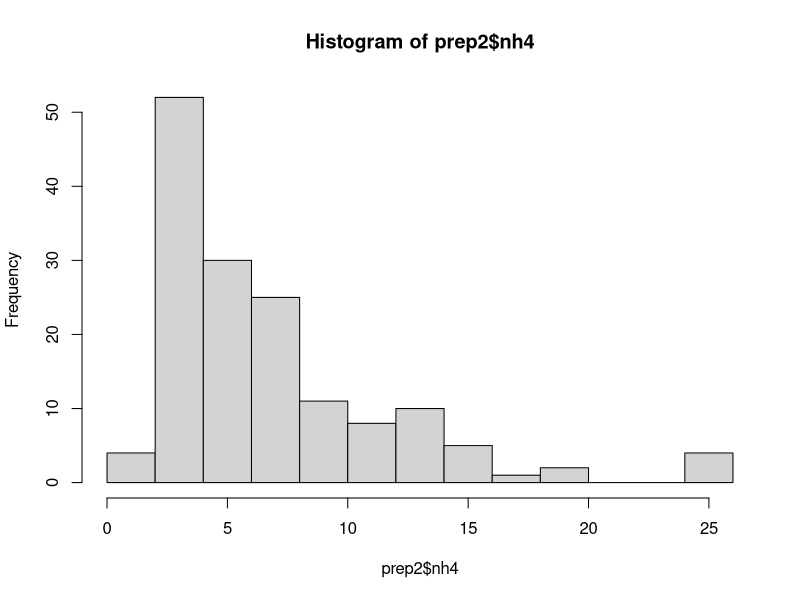
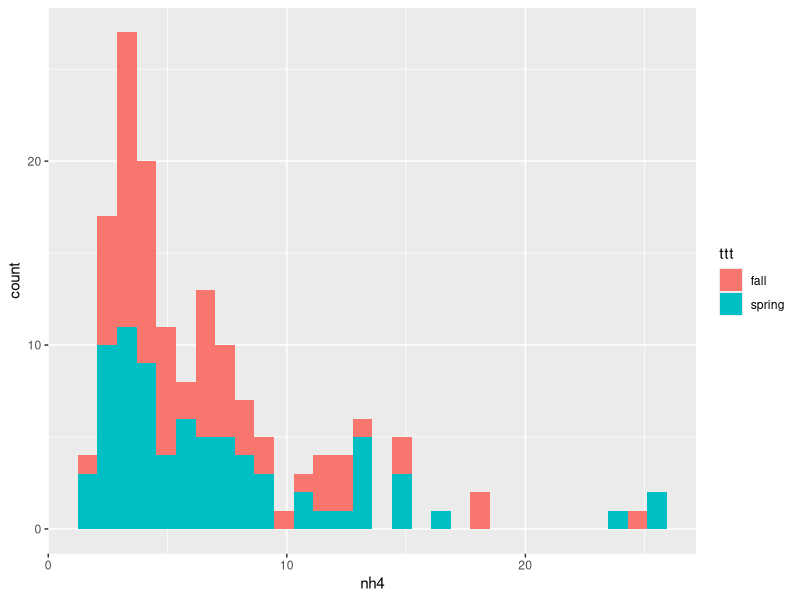
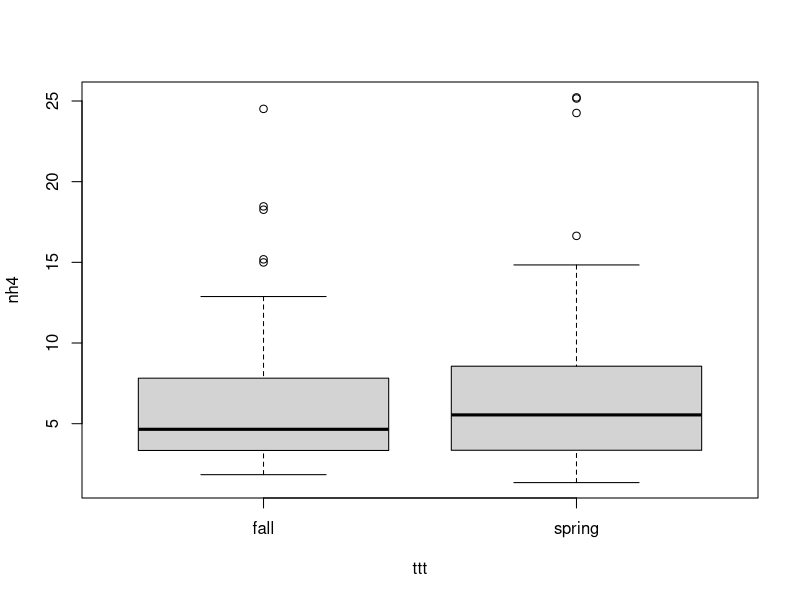

Generate these figures, in order, with R: (Note: this script raises an error after producing the figures.)
#These will aid in developing various plot.


#Data exploration
#Histograms
#Box plot
#Bar plot
#Linepoint plot
#Descriptive Stats

library(tidyverse)
library(psych)
library(ggplot2)
library(plyr)
library(knitr)
library(lubridate)

getwd()
setwd("H:/My Drive/02EnvirExchNetwkGrant/ENGrantDueProducts/EN_R_DataSources")


prep<-read.csv (file ="SoilN.csv",
                header = TRUE, 
                sep = ",")
glimpse(prep)
prep$date <- mdy(prep$date)
class(prep$date)

prep2 <- prep 


# Some quick plots to visualize data

#Histogram

histogram1 <- hist(prep2$nh4, col = "lightgray") #Histogram showing distrobution of all data

histogram2 <- ggplot(prep2, aes(nh4, fill=ttt))+
                geom_histogram()

histogram2

#BoxPlots

box1 <- boxplot(nh4 ~ ttt, data = prep2) #Basic boxplot. Grouped by ttt which is treatment

box2 <- ggplot(prep2,aes(interval, nh4, fill=ttt))+ #ggplot2 Boxplot. Grouped by both depth and ttt
        geom_boxplot(width=.75, outlier.size=3, outlier.shape=21)+
        
        xlab("Depth (cm)")+
        ylab("Nitrate - N" ~ ("mg N L"^-1)~"\n")+
        scale_fill_grey(start=.5, end=1,
                        labels=c("Fall","Spring"),
                        guide_legend(title="Treatment"))
box2

#Some descriptive statistics to assist with upcoming Barplots

prepbar1 <- prep2 %>%

        group_by(ttt) %>%  #First group the data by Month
        dplyr::summarise(N = n(), #specifies that dplyr package should be used, otherwise computer gets confused.
                         #sum = sum(F_atmp),
                         #N    = length(F_atmp),
                         mean = mean(nh4),
                         median = median(nh4),
                         sd   = sd(nh4),
                         se   = sd / sqrt(N) )

prepbar1

prepbar2 <- prep2 %>%
        
        group_by(ttt,interval) %>%  #First group the data by Month
        dplyr::summarise(N = n(), #specifies that dplyr package should be used, otherwise computer gets confused.
                         #sum = sum(F_atmp),
                         #N    = length(F_atmp),
                         mean = mean(nh4),
                         median = median(nh4),
                         sd   = sd(nh4),
                         se   = sd / sqrt(N) )

prepbar2

kable(prepbar2[,c(1:7)], digits=0, caption="Descriptive Stats by Treatment and Depth")

# Independent 2-group t-test (with defaults)
#t.test(log(mgl) ~ ttt, data = prep)

#Barplots with errorbars taken from descriptive statistics

barplot(mean ~ ttt, data=prepbar1)

bar <-ggplot(prepbar2,aes(x=interval, y=mean, fill=ttt))+
        geom_bar(position="dodge", stat="identity", colour="black")+
        geom_errorbar(aes(ymin=mean-se, ymax=mean+se),
                      width=.2, position=position_dodge(0.9))+
        xlab("Interval (Weeks)")+
        ylab("Ammonium - N" ~ ("mg N L"^-1)~"\n")+
        scale_fill_grey(start=.5, end=1,
                        labels=c("Fall","Spring"),
                        guide_legend(title="Treatment"))
bar


mytheme <- theme_bw(base_size = 18, base_family = "")+theme(
        #Panel
        panel.grid.major = element_line(colour = "#E5E5E5"),
        panel.grid.minor = element_line(colour = "#E5E5E5"),
        panel.background = element_rect(fill = NA),
        panel.border = element_rect(colour = "#ADADAD", fill = NA, size=1),
        #Text and Axis
        axis.title.x = element_text(colour="black", face="bold", size=16),
        axis.text.x = element_text(colour="black", size=12),
        axis.title.y = element_text(colour="black", size=16, face="bold",
                                    lineheight = 1.2, angle = 90),
        axis.text.y = element_text(colour="black", size=12),
        plot.title = element_text(colour="black", size=18, face="bold"),
        axis.line = element_line(colour="#A1A1A1", size=1),
        #Legend
        legend.title = element_text(colour="black", size=16, face="bold"))

bar+mytheme

library(plyr)



lg <- ggplot(prepbar2,aes(x=interval,y=mean, fill=ttt, group=ttt))+
     geom_hline(yintercept=0, colour="#A1A1A1")+
     geom_errorbar(aes(ymin=mean-se, ymax=mean+se),
                   width=0.2, size=0.3, colour="black", position=position_dodge(0.3))+     
     geom_line(linetype="dashed", colour="black", size=0.5,
               position=position_dodge(0.3))+
     geom_point(shape=21, size=3.5, position=position_dodge(0.3))+
        xlab("Interval (Weeks)")+
        ylab("Ammonium - N" ~ ("mg N L"^-1)~"\n")+
        scale_fill_grey(start=.5, end=1,
                        labels=c("Fall","Spring"),
                        guide_legend(title="Treatment"))
lg
lg+mytheme
rm(list = ls())  # Clean up